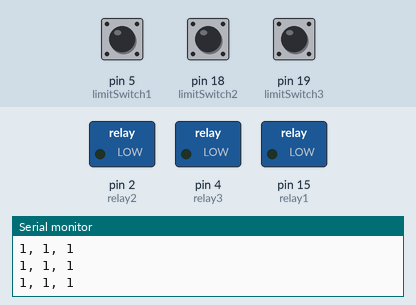
Simulated run of this sketch. Board: Arduino Uno, built with avr-gcc and run on an emulated ATmega328P. On the bench: switched loads named in the sketch (green lamp = pin HIGH), the last lines printed to the serial monitor. The test bench sets the inputs (shaded band); at power-on: pin 5 (limitSwitch1) HIGH, pin 18 (limitSwitch2) HIGH, pin 19 (limitSwitch3) HIGH.

Above: at 1.2 s.
1.3 s: pin 5 (limitSwitch1) pulled LOW for 0.15 s
At 1.4 s:
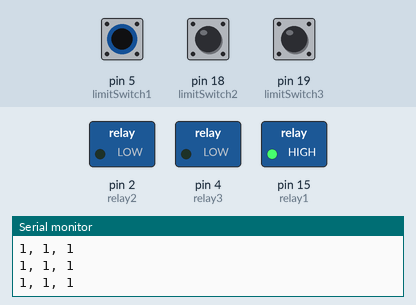
3.0 s: pin 18 (limitSwitch2) pulled LOW for 0.15 s
At 3.1 s:
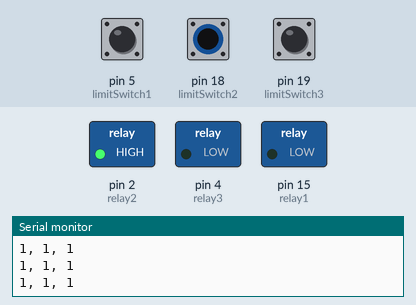
4.7 s: pin 19 (limitSwitch3) pulled LOW for 0.15 s
At 4.81 s:
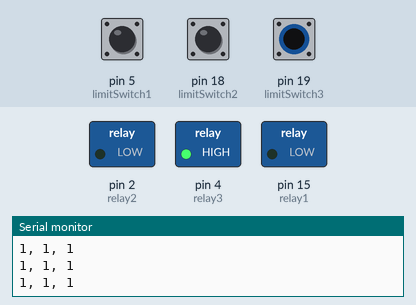
6.4 s: pin 19 (limitSwitch3) pulled LOW for 3.2 s
At 10.8 s:
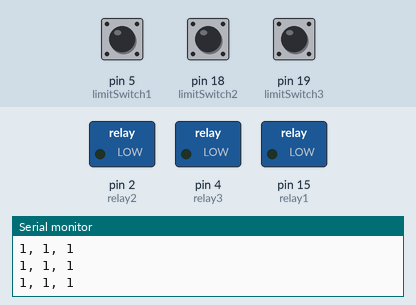
11.1 s: pin 5 (limitSwitch1) pulled LOW for 3.2 s
At 12.4 s:
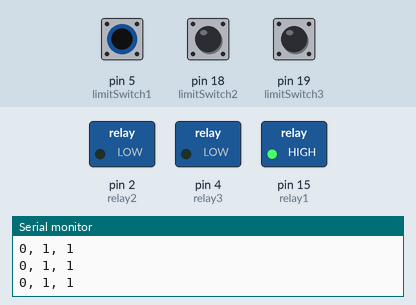
15.8 s: pin 5 (limitSwitch1) driven LOW and pin 18 (limitSwitch2) driven LOW
At 16.4 s:
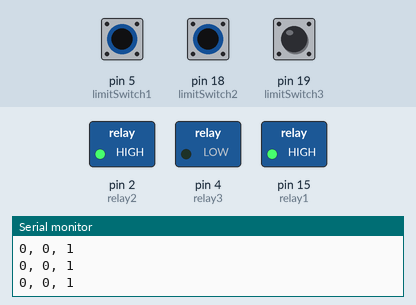
Timing chart, 0 to 18.3 s (numbered marks = the images above; inputs shaded):
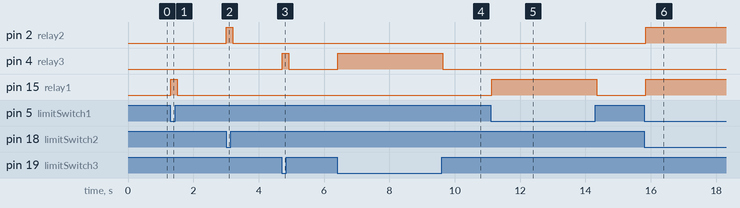

Measured:
- after the input at 1.3 s, pin 15 (relay1): LOW → HIGH at once, → LOW 0.20 s later
- after the input at 3.0 s, pin 2 (relay2): LOW → HIGH at once, → LOW 0.20 s later
- after the input at 4.7 s, pin 4 (relay3): LOW → HIGH at once, → LOW 0.20 s later
- after the input at 6.4 s, pin 4 (relay3): LOW → HIGH at once, → LOW 3.2 s later
- after the input at 11.1 s, pin 15 (relay1): LOW → HIGH at once, → LOW 3.2 s later
- after the input at 15.8 s, pin 2 (relay2), pin 15 (relay1): LOW → HIGH after 0.05 s

The sketch:

relay_limitswitch_artha.ino
```cpp
#define relay1 15
#define relay2 2
#define relay3 4
#define limitSwitch1 5
#define limitSwitch2 18
#define limitSwitch3 19

void setup() {
  // put your setup code here, to run once:
  pinMode(relay1, OUTPUT);
  pinMode(relay2, OUTPUT);
  pinMode(relay3, OUTPUT);
  pinMode(limitSwitch1, INPUT_PULLUP);
  pinMode(limitSwitch2, INPUT_PULLUP);
  pinMode(limitSwitch3, INPUT_PULLUP);

  Serial.begin(115200);
}

void loop() {
  // put your main code here, to run repeatedly:
  int data1 = digitalRead(limitSwitch1);
  int data2 = digitalRead(limitSwitch2);
  int data3 = digitalRead(limitSwitch3);

  //Relay 1
  if(data1 == 1){
    digitalWrite(relay1, LOW);
  }
  else if(data1 == 0){
    digitalWrite(relay1, HIGH);
  }

  //Relay 2
  if(data2 == 1){
    digitalWrite(relay2, LOW);
  }
  else if(data2 == 0){
    digitalWrite(relay2, HIGH);
  }

  //Relay 3
  if(data3 == 1){
    digitalWrite(relay3, LOW);
  }
  else if(data3 == 0){
    digitalWrite(relay3, HIGH);
  }
  delay(100);

  Serial.print(data1);
  Serial.print(", ");
  Serial.print(data2);
  Serial.print(", ");
  Serial.println(data3);
}
```
